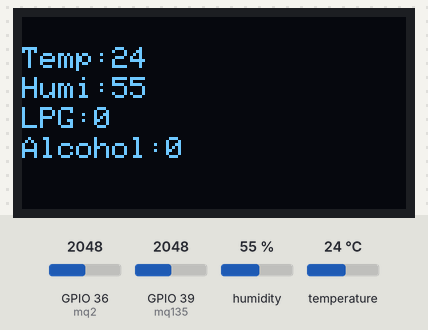
The sketch below on a simulated ESP32. Parts: 128×64 one-colour display. Inputs (shaded band) come from the test bench; at power-on: humidity 55 %, GPIO 36 (mq2) = 2048, GPIO 39 (mq135) = 2048, temperature 24 °C. WiFi joins after 1.5 s; servers stay silent unless stated; what the sketch prints to the serial monitor is not drawn.

Above: at 5.5 s.
5.6 s: humidity set to 22 %
At 7.6 s:
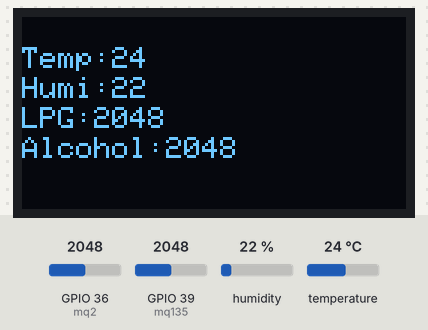
8.3 s: GPIO 36 (mq2) set to 2866
At 11.7 s:
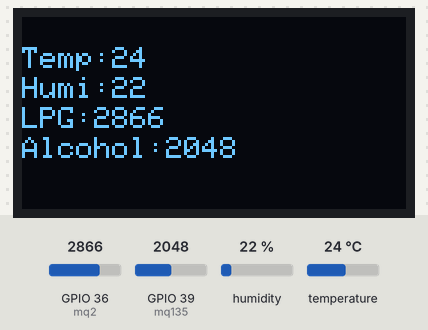
12.0 s: GPIO 39 (mq135) set to 2866
At 15.2 s:
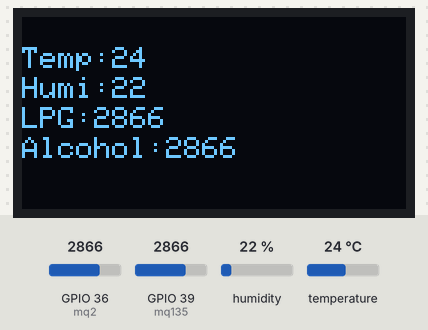
16.1 s: temperature set to 12 °C
At 17.4 s:
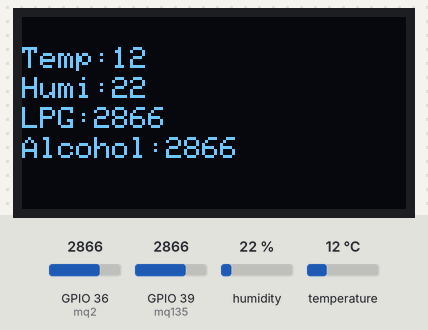
18.8 s: GPIO 36 (mq2) set to 3972
At 23.9 s:
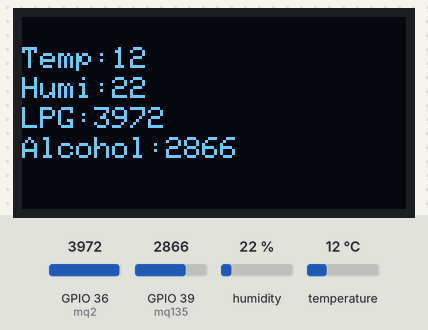
24.3 s: GPIO 39 (mq135) set to 3972
At 28.3 s:
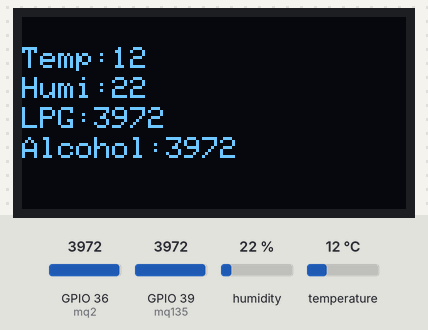
Timing chart, 0 to 29.4 s (numbered marks = the images above; inputs shaded):
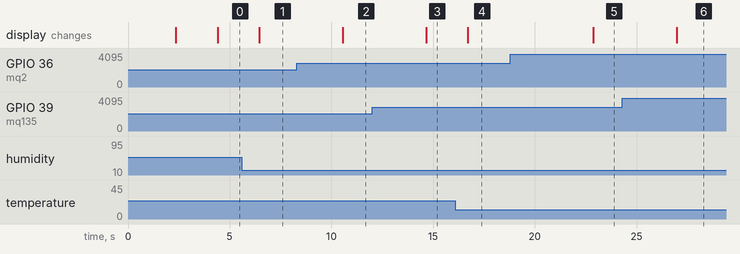

Measured:
- after the input at 5.6 s, the display: changes after 0.86 s (image 1)
- after the input at 8.3 s, the display: changes after 2.3 s (image 2)
- after the input at 12.0 s, the display: changes after 2.7 s (image 3)
- after the input at 16.1 s, the display: changes after 0.61 s (image 4)
- after the input at 18.8 s, the display: changes after 4.1 s (image 5)
- after the input at 24.3 s, the display: changes after 2.7 s (image 6)

The sketch:

Smart_Factory_Monitoring_System.ino
```cpp
#define BLYNK_PRINT Serial
#define BLYNK_TEMPLATE_ID "********************"
#define BLYNK_DEVICE_NAME "*******************************"
#define BLYNK_AUTH_TOKEN "************************"

#include <WiFi.h>
#include <BlynkSimpleEsp32.h>
#include <dht.h>
#include <SPI.h>
#include <Wire.h>
#include <Adafruit_GFX.h>
#include <Adafruit_SH1106.h>

#define dht_apin 14
#define mq2 36
#define mq135 39

int lpg = 0;
int co2 = 0;
int t,h;

char auth[] = "**********************************";
char ssid[] = "*******************";
char pass[] = "***********************";

dht DHT;

#define OLED_SDA 21
#define OLED_SCL 22
Adafruit_SH1106 display(21, 22);

BlynkTimer timer;

void setup(){

  Serial.begin(115200);
  delay(500);
  Blynk.begin(auth, ssid, pass);

  pinMode(dht_apin, INPUT);
  pinMode(mq2, INPUT);
  pinMode(mq135, INPUT);

  display.begin(SH1106_SWITCHCAPVCC, 0x3C);
  display.clearDisplay();
  display.setTextSize(2);
  display.setTextColor(WHITE);
  display.setCursor(35, 10);
  display.print("Smart");
  display.setCursor(30, 40);
  display.print("Factory");
  display.display();
  delay(2000);
  display.clearDisplay();

}

void sendSensor(){
  DHT.read11(dht_apin);
  h = DHT.humidity;
  t = DHT.temperature;
  Serial.print("Current humidity = ");
  Serial.print(h);
  Serial.print("%  ");
  Serial.print("temperature = ");
  Serial.print(t);
  Serial.println("C  ");

  display.clearDisplay();
  display.setTextSize(1);
  display.setTextColor(WHITE);
  display.setCursor(0, 10);
  display.print("Temp:");
  display.println(t);
  display.setCursor(0, 20);
  display.print("Humi:");
  display.println(h);
  display.setCursor(0, 30);
  display.print("LPG:");
  display.println(lpg);
  display.setCursor(0, 40);
  display.print("Alcohol:");
  display.println(co2);
  display.display();

  lpg = analogRead(mq2);
  co2 = analogRead(mq135);

  Blynk.virtualWrite(V1, h);
  Blynk.virtualWrite(V0, t);
  Blynk.virtualWrite(V2, lpg);
  Blynk.virtualWrite(V3, co2);
}

void loop(){
  Blynk.run();
  timer.run();
  sendSensor();
  delay(2000);

}
```
